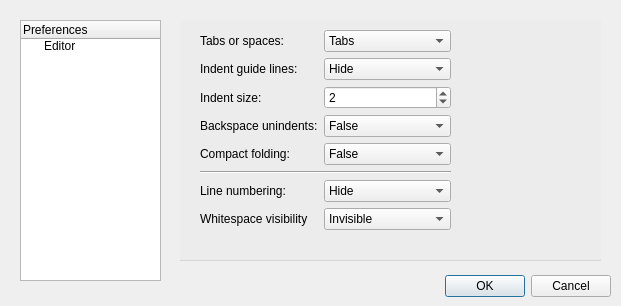
<?xml version="1.0" encoding="UTF-8"?>
<ui version="4.0">
 <class>PreferencesDialog</class>
 <widget class="QDialog" name="PreferencesDialog">
  <property name="geometry">
   <rect>
    <x>0</x>
    <y>0</y>
    <width>621</width>
    <height>306</height>
   </rect>
  </property>
  <property name="windowTitle">
   <string>Preferences</string>
  </property>
  <widget class="QDialogButtonBox" name="buttonBox">
   <property name="geometry">
    <rect>
     <x>270</x>
     <y>270</y>
     <width>341</width>
     <height>32</height>
    </rect>
   </property>
   <property name="toolTip">
    <string/>
   </property>
   <property name="accessibleName">
    <string/>
   </property>
   <property name="accessibleDescription">
    <string/>
   </property>
   <property name="orientation">
    <enum>Qt::Horizontal</enum>
   </property>
   <property name="standardButtons">
    <set>QDialogButtonBox::Cancel|QDialogButtonBox::Ok</set>
   </property>
  </widget>
  <widget class="QTreeWidget" name="preferencesTreeWidget">
   <property name="geometry">
    <rect>
     <x>20</x>
     <y>20</y>
     <width>141</width>
     <height>261</height>
    </rect>
   </property>
   <property name="toolTip">
    <string/>
   </property>
   <property name="accessibleName">
    <string/>
   </property>
   <property name="accessibleDescription">
    <string/>
   </property>
   <column>
    <property name="text">
     <string>Preferences</string>
    </property>
   </column>
   <item>
    <property name="text">
     <string>Editor</string>
    </property>
   </item>
  </widget>
  <widget class="QStackedWidget" name="stackedWidget">
   <property name="geometry">
    <rect>
     <x>180</x>
     <y>20</y>
     <width>421</width>
     <height>241</height>
    </rect>
   </property>
   <property name="currentIndex">
    <number>0</number>
   </property>
   <widget class="QWidget" name="Editor">
    <widget class="QGroupBox" name="editorGroupBox">
     <property name="geometry">
      <rect>
       <x>-10</x>
       <y>-10</y>
       <width>441</width>
       <height>251</height>
      </rect>
     </property>
     <property name="toolTip">
      <string/>
     </property>
     <property name="accessibleName">
      <string/>
     </property>
     <property name="accessibleDescription">
      <string/>
     </property>
     <property name="title">
      <string/>
     </property>
     <widget class="QWidget" name="formLayoutWidget">
      <property name="geometry">
       <rect>
        <x>30</x>
        <y>20</y>
        <width>251</width>
        <height>216</height>
       </rect>
      </property>
      <layout class="QFormLayout" name="formLayout">
       <item row="0" column="0">
        <widget class="QLabel" name="label_2">
         <property name="text">
          <string>Tabs or spaces:</string>
         </property>
        </widget>
       </item>
       <item row="0" column="1">
        <widget class="QComboBox" name="tabsVsSpacesComboBox">
         <item>
          <property name="text">
           <string>Tabs</string>
          </property>
         </item>
         <item>
          <property name="text">
           <string>Spaces</string>
          </property>
         </item>
        </widget>
       </item>
       <item row="1" column="0">
        <widget class="QLabel" name="showIndentGuideLabel">
         <property name="text">
          <string>Indent guide lines:</string>
         </property>
        </widget>
       </item>
       <item row="1" column="1">
        <widget class="QComboBox" name="showIndentGuideComboBox">
         <item>
          <property name="text">
           <string>Hide</string>
          </property>
         </item>
         <item>
          <property name="text">
           <string>Show</string>
          </property>
         </item>
        </widget>
       </item>
       <item row="2" column="0">
        <widget class="QLabel" name="label">
         <property name="toolTip">
          <string/>
         </property>
         <property name="accessibleName">
          <string/>
         </property>
         <property name="accessibleDescription">
          <string/>
         </property>
         <property name="text">
          <string>Indent size:</string>
         </property>
        </widget>
       </item>
       <item row="2" column="1">
        <widget class="QSpinBox" name="tabSizeSpinBox">
         <property name="toolTip">
          <string/>
         </property>
         <property name="accessibleName">
          <string/>
         </property>
         <property name="accessibleDescription">
          <string/>
         </property>
         <property name="minimum">
          <number>1</number>
         </property>
         <property name="maximum">
          <number>16</number>
         </property>
         <property name="singleStep">
          <number>1</number>
         </property>
         <property name="value">
          <number>2</number>
         </property>
        </widget>
       </item>
       <item row="3" column="0">
        <widget class="QLabel" name="backspaceUnindentsLabel">
         <property name="text">
          <string>Backspace unindents:</string>
         </property>
        </widget>
       </item>
       <item row="3" column="1">
        <widget class="QComboBox" name="backspaceUnindentsComboBox">
         <item>
          <property name="text">
           <string>False</string>
          </property>
         </item>
         <item>
          <property name="text">
           <string>True</string>
          </property>
         </item>
        </widget>
       </item>
       <item row="4" column="0">
        <widget class="QLabel" name="compactFoldLabel">
         <property name="text">
          <string>Compact folding:</string>
         </property>
        </widget>
       </item>
       <item row="4" column="1">
        <widget class="QComboBox" name="compactFoldComboBox">
         <item>
          <property name="text">
           <string>False</string>
          </property>
         </item>
         <item>
          <property name="text">
           <string>True</string>
          </property>
         </item>
        </widget>
       </item>
       <item row="5" column="0" colspan="2">
        <widget class="Line" name="line">
         <property name="orientation">
          <enum>Qt::Horizontal</enum>
         </property>
        </widget>
       </item>
       <item row="6" column="0">
        <widget class="QLabel" name="lineNumberingLabel">
         <property name="toolTip">
          <string/>
         </property>
         <property name="whatsThis">
          <string/>
         </property>
         <property name="text">
          <string>Line numbering:</string>
         </property>
        </widget>
       </item>
       <item row="6" column="1">
        <widget class="QComboBox" name="lineNumberingComboBox">
         <property name="toolTip">
          <string>&lt;html&gt;&lt;head/&gt;&lt;body&gt;&lt;p&gt;&amp;lt;html&amp;gt;&amp;lt;head/&amp;gt;&amp;lt;body&amp;gt;&amp;lt;p&amp;gt;Takes effect with first file opened after a restart or all files have been closed.&amp;lt;/p&amp;gt;&amp;lt;/body&amp;gt;&amp;lt;/html&amp;gt;&lt;/p&gt;&lt;/body&gt;&lt;/html&gt;</string>
         </property>
         <item>
          <property name="text">
           <string>Hide</string>
          </property>
         </item>
         <item>
          <property name="text">
           <string>Show</string>
          </property>
         </item>
        </widget>
       </item>
       <item row="7" column="0">
        <widget class="QLabel" name="whitespaceVisibilityLabel">
         <property name="text">
          <string>Whitespace visibility</string>
         </property>
        </widget>
       </item>
       <item row="7" column="1">
        <widget class="QComboBox" name="whitespaceVisibilityComboBox">
         <item>
          <property name="text">
           <string>Invisible</string>
          </property>
         </item>
         <item>
          <property name="text">
           <string>Visible</string>
          </property>
         </item>
         <item>
          <property name="text">
           <string>Only after</string>
          </property>
         </item>
         <item>
          <property name="text">
           <string>Only before</string>
          </property>
         </item>
        </widget>
       </item>
      </layout>
     </widget>
    </widget>
   </widget>
   <widget class="QWidget" name="Keybindings"/>
  </widget>
 </widget>
 <resources/>
 <connections>
  <connection>
   <sender>buttonBox</sender>
   <signal>rejected()</signal>
   <receiver>PreferencesDialog</receiver>
   <slot>reject()</slot>
   <hints>
    <hint type="sourcelabel">
     <x>316</x>
     <y>260</y>
    </hint>
    <hint type="destinationlabel">
     <x>286</x>
     <y>274</y>
    </hint>
   </hints>
  </connection>
  <connection>
   <sender>buttonBox</sender>
   <signal>accepted()</signal>
   <receiver>PreferencesDialog</receiver>
   <slot>accept()</slot>
   <hints>
    <hint type="sourcelabel">
     <x>248</x>
     <y>254</y>
    </hint>
    <hint type="destinationlabel">
     <x>157</x>
     <y>274</y>
    </hint>
   </hints>
  </connection>
 </connections>
</ui>
